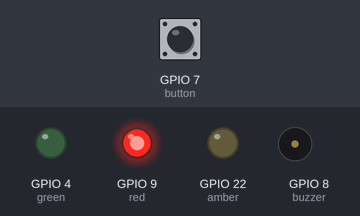
A program run on a simulated Raspberry Pi (BCM pin numbers) with a Fish Dish. Parts: output pins drawn as LEDs (lit = HIGH), buzzer (waves = sounding, pin HIGH). Dashed ring = blinking. The test bench sets the inputs (shaded band); at power-on: GPIO 7 (button) HIGH.

Above: at 1.2 s.
1.3 s: GPIO 7 (button) pulled LOW for 0.15 s
At 1.8 s:
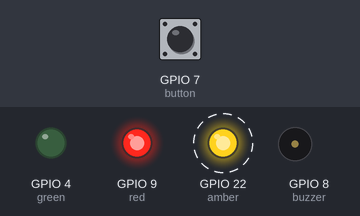
4.4 s: GPIO 7 (button) pulled LOW for 1 s
At 4.9 s:
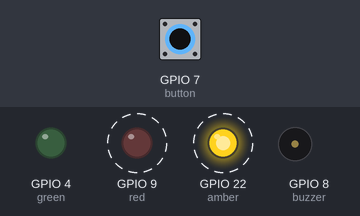
8.4 s: GPIO 7 (button) pulled LOW for 0.15 s
At 8.9 s:
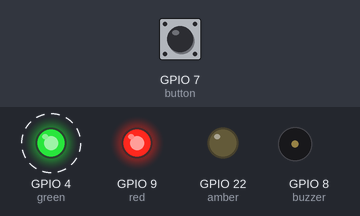
11.5 s: GPIO 7 (button) pulled LOW for 3.2 s
At 12.9 s:
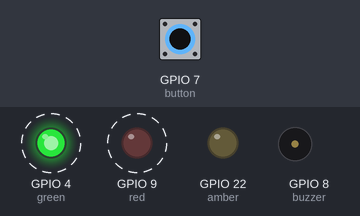
16.2 s: GPIO 7 (button) pulled LOW for 0.15 s
At 16.9 s:
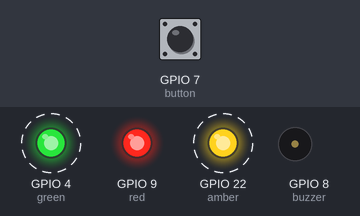
19.3 s: GPIO 7 (button) pulled LOW for 1 s
At 19.9 s:
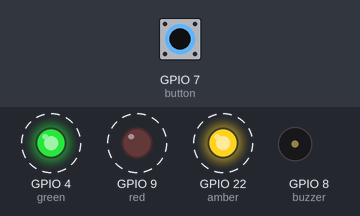
Timing chart, 0 to 24.3 s (numbered marks = the images above; inputs shaded):
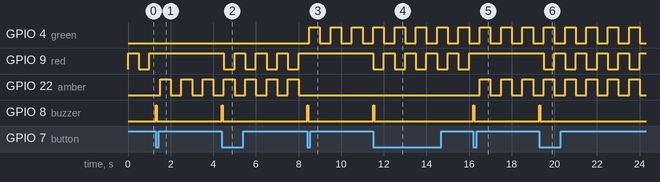

Measured:
- after the input at 1.3 s, GPIO 9 (red): stops changing and stays HIGH; GPIO 22 (amber): alternates HIGH for 0.50 s and LOW for 0.50 s, starting after 0.20 s; GPIO 8 (buzzer): LOW → HIGH at once, → LOW 0.05 s later
- after the input at 4.4 s, GPIO 9 (red): alternates HIGH for 0.50 s and LOW for 0.50 s, starting after 0.10 s; GPIO 8 (buzzer): LOW → HIGH at once, → LOW 0.05 s later
- after the input at 8.4 s, GPIO 4 (green): alternates HIGH for 0.50 s and LOW for 0.50 s, starting after 0.10 s; GPIO 9 (red): stops changing and stays HIGH; GPIO 22 (amber): stops changing and stays LOW; GPIO 8 (buzzer): LOW → HIGH at once, → LOW 0.05 s later
- after the input at 11.5 s, GPIO 9 (red): alternates HIGH for 0.50 s and LOW for 0.50 s, starting at once; GPIO 8 (buzzer): LOW → HIGH at once, → LOW 0.05 s later
- after the input at 16.2 s, GPIO 9 (red): stops changing and stays HIGH; GPIO 22 (amber): alternates HIGH for 0.50 s and LOW for 0.50 s, starting after 0.30 s; GPIO 8 (buzzer): LOW → HIGH at once, → LOW 0.05 s later
- after the input at 19.3 s, GPIO 9 (red): alternates HIGH for 0.50 s and LOW for 0.50 s, starting after 0.20 s; GPIO 8 (buzzer): LOW → HIGH at once, → LOW 0.05 s later

The program:

fishbump.py
```python
from fishdish import FishDish
from time import sleep

fish = FishDish()

pattern = 1
def bump_pattern():
    global pattern
    pattern += 1
    fish.buzzer.beep(.05,0,1)

try:
    fish.button.when_pressed = bump_pattern
    while True:
        bit = 1
        for led in fish.leds:
            if pattern & bit:
                led.toggle()
            bit = bit << 1
        sleep(.5)
except Exception as e:
    fish.close()
    raise e
```

fishdish.py
```python
from gpiozero import LEDBoard, Button, Buzzer

class FishDish(LEDBoard):
    # Set up a Fish Dish using GPIO Zero to build a class.
    # To use:
    # fishdish = FishDish() for a simple instance using LED class.
    # fishdish = FishDish(pwm=True) for a version which can use PWM.
    # See example files in this repo for more examples of use...
    def __init__(self, pwm=False, initial_value=False, pin_factory=None):
        super(FishDish, self).__init__(
            red=9, yellow=22, green=4,
            pwm=pwm, initial_value=initial_value,
            _order=('red','yellow','green'),
            pin_factory=pin_factory
            )
        self.button=Button(7)
        self.buzzer=Buzzer(8)
```
